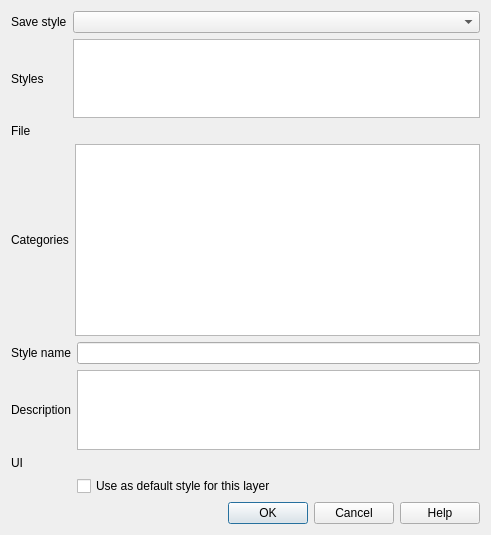
<?xml version="1.0" encoding="UTF-8"?>
<ui version="4.0">
 <class>QgsVectorLayerSaveStyleDialog</class>
 <widget class="QDialog" name="QgsVectorLayerSaveStyleDialog">
  <property name="geometry">
   <rect>
    <x>0</x>
    <y>0</y>
    <width>491</width>
    <height>535</height>
   </rect>
  </property>
  <property name="windowTitle">
   <string>Save Layer Style</string>
  </property>
  <layout class="QGridLayout" name="gridLayout">
   <item row="0" column="0">
    <widget class="QLabel" name="mModeLabel">
     <property name="text">
      <string>Save style</string>
     </property>
    </widget>
   </item>
   <item row="3" column="0" colspan="2">
    <widget class="QWidget" name="mSaveToDbWidget" native="true">
     <layout class="QGridLayout" name="gridLayout_3">
      <property name="leftMargin">
       <number>0</number>
      </property>
      <property name="topMargin">
       <number>0</number>
      </property>
      <property name="rightMargin">
       <number>0</number>
      </property>
      <property name="bottomMargin">
       <number>0</number>
      </property>
      <item row="0" column="0">
       <widget class="QLabel" name="nameLabel">
        <property name="text">
         <string>Style name</string>
        </property>
        <property name="buddy">
         <cstring>mDbStyleNameEdit</cstring>
        </property>
       </widget>
      </item>
      <item row="0" column="1">
       <widget class="QLineEdit" name="mDbStyleNameEdit"/>
      </item>
      <item row="1" column="0">
       <widget class="QLabel" name="descriptionLabel">
        <property name="text">
         <string>Description</string>
        </property>
       </widget>
      </item>
      <item row="1" column="1">
       <widget class="QPlainTextEdit" name="mDbStyleDescriptionEdit"/>
      </item>
      <item row="2" column="0">
       <widget class="QLabel" name="mUILabel">
        <property name="text">
         <string>UI</string>
        </property>
        <property name="buddy">
         <cstring>mDbStyleNameEdit</cstring>
        </property>
       </widget>
      </item>
      <item row="3" column="1">
       <widget class="QCheckBox" name="mDbStyleUseAsDefault">
        <property name="text">
         <string>Use as default style for this layer</string>
        </property>
       </widget>
      </item>
      <item row="2" column="1">
       <widget class="QgsFileWidget" name="mDbStyleUIFileWidget" native="true">
        <property name="toolTip">
         <string>Optionally pick an input form for attribute editing (QT Designer UI format), it will be stored in the database</string>
        </property>
       </widget>
      </item>
     </layout>
    </widget>
   </item>
   <item row="0" column="1">
    <widget class="QComboBox" name="mStyleTypeComboBox">
     <property name="sizePolicy">
      <sizepolicy hsizetype="MinimumExpanding" vsizetype="Fixed">
       <horstretch>0</horstretch>
       <verstretch>0</verstretch>
      </sizepolicy>
     </property>
    </widget>
   </item>
   <item row="2" column="0" colspan="2">
    <widget class="QWidget" name="mSaveToFileWidget" native="true">
     <property name="sizePolicy">
      <sizepolicy hsizetype="Preferred" vsizetype="MinimumExpanding">
       <horstretch>0</horstretch>
       <verstretch>0</verstretch>
      </sizepolicy>
     </property>
     <layout class="QGridLayout" name="gridLayout_2">
      <property name="leftMargin">
       <number>0</number>
      </property>
      <property name="topMargin">
       <number>0</number>
      </property>
      <property name="rightMargin">
       <number>0</number>
      </property>
      <property name="bottomMargin">
       <number>0</number>
      </property>
      <item row="2" column="0">
       <widget class="QLabel" name="label_3">
        <property name="text">
         <string>Categories</string>
        </property>
       </widget>
      </item>
      <item row="0" column="0">
       <widget class="QLabel" name="label">
        <property name="text">
         <string>File</string>
        </property>
       </widget>
      </item>
      <item row="2" column="1">
       <widget class="QListView" name="mStyleCategoriesListView">
        <property name="sizePolicy">
         <sizepolicy hsizetype="Expanding" vsizetype="Expanding">
          <horstretch>0</horstretch>
          <verstretch>0</verstretch>
         </sizepolicy>
        </property>
       </widget>
      </item>
      <item row="0" column="1">
       <widget class="QgsFileWidget" name="mFileWidget" native="true"/>
      </item>
     </layout>
    </widget>
   </item>
   <item row="4" column="0" colspan="2">
    <widget class="QDialogButtonBox" name="buttonBox">
     <property name="orientation">
      <enum>Qt::Horizontal</enum>
     </property>
     <property name="standardButtons">
      <set>QDialogButtonBox::Cancel|QDialogButtonBox::Help|QDialogButtonBox::Ok</set>
     </property>
    </widget>
   </item>
   <item row="1" column="1">
    <widget class="QListWidget" name="mStylesWidget"/>
   </item>
   <item row="1" column="0">
    <widget class="QLabel" name="mStylesWidgetLabel">
     <property name="text">
      <string>Styles</string>
     </property>
    </widget>
   </item>
  </layout>
 </widget>
 <customwidgets>
  <customwidget>
   <class>QgsFileWidget</class>
   <extends>QWidget</extends>
   <header>qgsfilewidget.h</header>
   <container>1</container>
  </customwidget>
 </customwidgets>
 <tabstops>
  <tabstop>mStyleTypeComboBox</tabstop>
  <tabstop>mStylesWidget</tabstop>
  <tabstop>mStyleCategoriesListView</tabstop>
  <tabstop>mDbStyleNameEdit</tabstop>
  <tabstop>mDbStyleDescriptionEdit</tabstop>
  <tabstop>mDbStyleUseAsDefault</tabstop>
 </tabstops>
 <resources/>
 <connections>
  <connection>
   <sender>buttonBox</sender>
   <signal>accepted()</signal>
   <receiver>QgsVectorLayerSaveStyleDialog</receiver>
   <slot>accept()</slot>
   <hints>
    <hint type="sourcelabel">
     <x>248</x>
     <y>254</y>
    </hint>
    <hint type="destinationlabel">
     <x>157</x>
     <y>274</y>
    </hint>
   </hints>
  </connection>
  <connection>
   <sender>buttonBox</sender>
   <signal>rejected()</signal>
   <receiver>QgsVectorLayerSaveStyleDialog</receiver>
   <slot>reject()</slot>
   <hints>
    <hint type="sourcelabel">
     <x>316</x>
     <y>260</y>
    </hint>
    <hint type="destinationlabel">
     <x>286</x>
     <y>274</y>
    </hint>
   </hints>
  </connection>
 </connections>
</ui>
